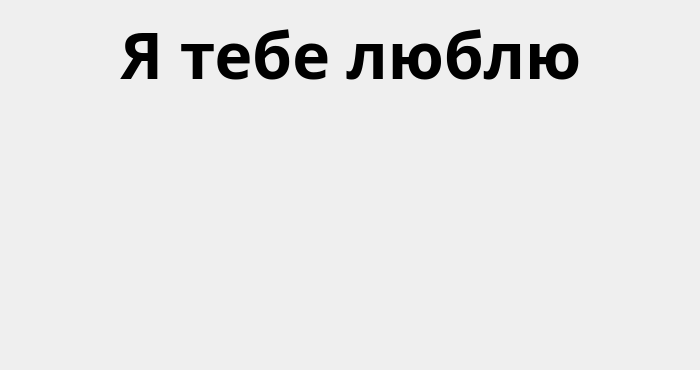
<?xml version="1.0" encoding="UTF-8"?>
<ui version="4.0">
 <class>Second_window</class>
 <widget class="QDialog" name="Second_window">
  <property name="enabled">
   <bool>true</bool>
  </property>
  <property name="geometry">
   <rect>
    <x>0</x>
    <y>0</y>
    <width>700</width>
    <height>370</height>
   </rect>
  </property>
  <property name="minimumSize">
   <size>
    <width>700</width>
    <height>370</height>
   </size>
  </property>
  <property name="maximumSize">
   <size>
    <width>700</width>
    <height>370</height>
   </size>
  </property>
  <property name="windowTitle">
   <string>Сюрприз</string>
  </property>
  <property name="windowOpacity">
   <double>1.000000000000000</double>
  </property>
  <property name="layoutDirection">
   <enum>Qt::LeftToRight</enum>
  </property>
  <widget class="QLabel" name="label_2">
   <property name="geometry">
    <rect>
     <x>6</x>
     <y>18</y>
     <width>690</width>
     <height>71</height>
    </rect>
   </property>
   <property name="font">
    <font>
     <family>Candara</family>
     <pointsize>48</pointsize>
     <weight>75</weight>
     <bold>true</bold>
    </font>
   </property>
   <property name="layoutDirection">
    <enum>Qt::LeftToRight</enum>
   </property>
   <property name="text">
    <string>Я тебе люблю</string>
   </property>
   <property name="alignment">
    <set>Qt::AlignCenter</set>
   </property>
  </widget>
  <widget class="QLabel" name="label_1">
   <property name="geometry">
    <rect>
     <x>130</x>
     <y>100</y>
     <width>391</width>
     <height>271</height>
    </rect>
   </property>
   <property name="layoutDirection">
    <enum>Qt::LeftToRight</enum>
   </property>
   <property name="text">
    <string/>
   </property>
   <property name="pixmap">
    <pixmap resource="res.qrc">:/res/image/kat.png</pixmap>
   </property>
  </widget>
  <widget class="QLabel" name="label_GIF">
   <property name="enabled">
    <bool>true</bool>
   </property>
   <property name="geometry">
    <rect>
     <x>0</x>
     <y>0</y>
     <width>701</width>
     <height>371</height>
    </rect>
   </property>
   <property name="text">
    <string/>
   </property>
   <property name="alignment">
    <set>Qt::AlignCenter</set>
   </property>
  </widget>
  <zorder>label_GIF</zorder>
  <zorder>label_1</zorder>
  <zorder>label_2</zorder>
 </widget>
 <resources>
  <include location="res.qrc"/>
 </resources>
 <connections/>
</ui>
